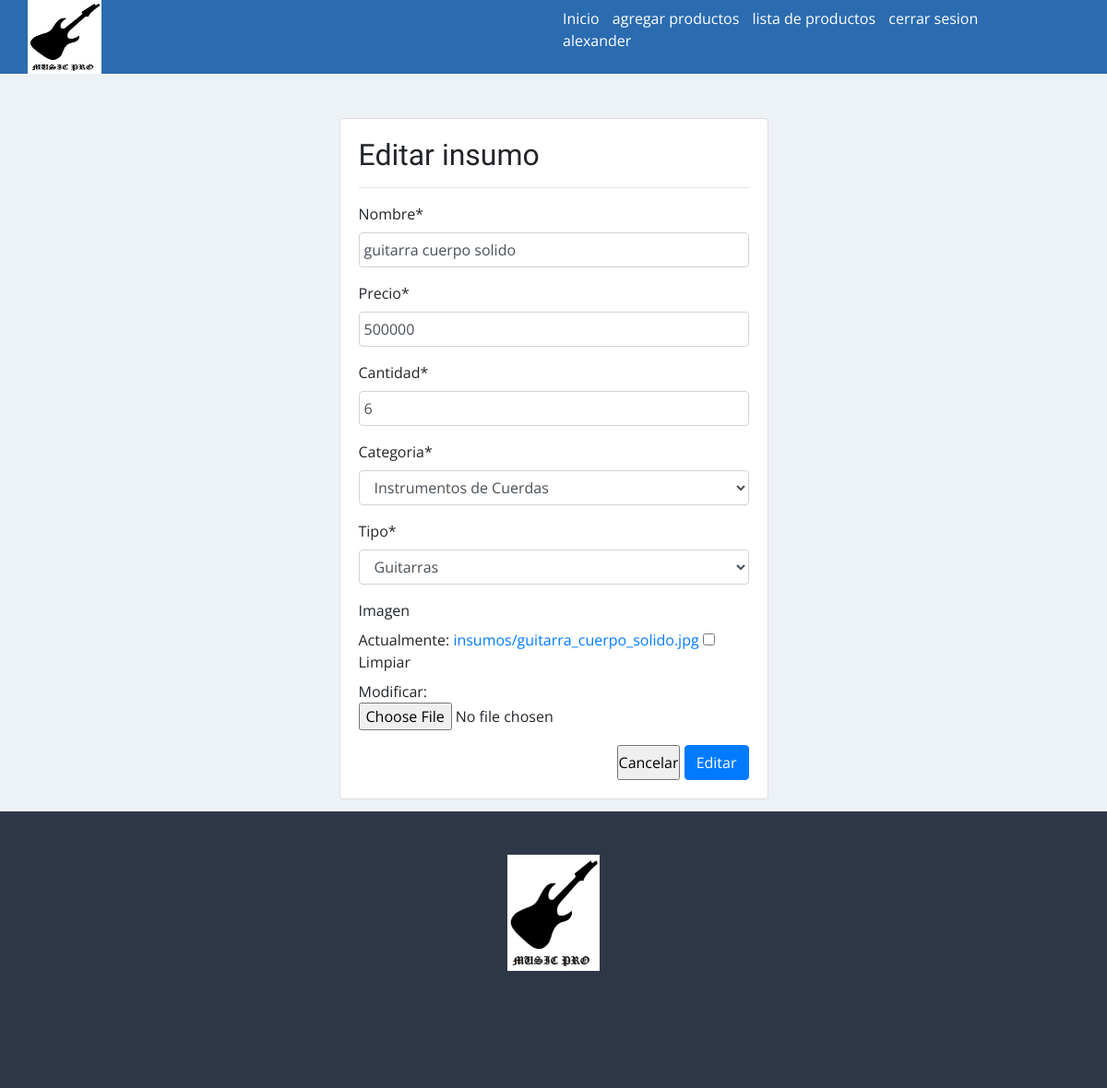
Screenshot of /modificar-insumos/6/ (signed in) with the database file from the repository.
### app/models.py (models this page shows, shortened)
class Insumos(models.Model):
    nombre = models.CharField(max_length=125)
    precio = models.IntegerField()
    cantidad = models.IntegerField()
    categoria = models.IntegerField(choices=categoria_instrumento)
    tipo = models.IntegerField(choices=tipo_instrumento)
    imagen = models.ImageField(upload_to="insumos", null=True)

### app/views.py (the view, shortened to what this page needs)
# urls.py: path('modificar-insumos/<id>/', modificar_insumos, name="modificar_insumos"),
@permission_required('app.change_insumos')
def modificar_insumos(request, id):
    insumos = get_object_or_404(Insumos, id=id )
    data = {
        'form': InsumosForm(instance=insumos)
    }
    return render(request, 'app/insumos/modificar.html/', data)

### app/forms.py
class InsumosForm(forms.ModelForm):
    nombre = forms.CharField(min_length=3, max_length=120, required = True)
    precio = forms.IntegerField(min_value=1, required = True)
    imagen = forms.ImageField(required = False)
    cantidad = forms.IntegerField(min_value=0, required = True)
    class Meta:
        model = Insumos
        fields = '__all__'

### app/templates/app/insumos/modificar.html (shortened to what this page needs)
{%extends 'app/base.html' %}
{% block contenido %}
{% load crispy_forms_tags %}
<br><br>
        <div class="row">
            <div class="col-12 col-md-6 offset-md-3">
                    <div class="card">
                        <div class="card-body">
                            <h2>Editar insumo</h2>
                            <hr>
                <form action="" method="post" enctype="multipart/form-data">
                    {{ form | crispy}}
                    <div class="d-flex justify-content-end">
                        <input type="reset" value="Cancelar">
                        <input type="submit" value="Editar" class="btn btn-primary">
                    </div>
                </form>
            </div>
        </div>
    </div>
</div>
{% endblock %}

### app/templates/app/base.html (shortened to what this page needs)
<!DOCTYPE html>
<html lang="es">
<head>
    <link rel="stylesheet" href="https://cdn.jsdelivr.net/npm/bootstrap@4.5.3/dist/css/bootstrap.min.css">
    {% load static %}
    {% load pwa %}
    <link rel="stylesheet" href="{% static 'app/css/estilos.css' %}">
</head>
<body>
    <header id="header">
        <div class="contenedor_logo">
            <img  class="logo"  src="{% static 'app/img/icono/Imagen1.png' %}" alt="logo">
        </div>
        <div>
            <nav id = "nav">
                <ul>
                    <li>
                        <a href="{% url 'home' %}"> Inicio </a>
                    </li>
                    {% if perms.app.add_insumos %}
                    <li>
                        <a href="{% url 'agregar_insumos' %}"> agregar productos </a>
                    </li>
                    {% endif %}
                    {% if perms.app.view_insumos %}
                    <li>
                        <a href="{% url 'listar_insumos' %}"> lista de productos </a>
                    </li>
                    {% endif %}
                    {% if user.is_authenticated %}
                    <li>
                        <a href="{% url 'logout' %}">cerrar sesion</a>
                    </li>
                    <li>
                        <a href="#">{{ user.username }}</a>
                    </li>
                    {% endif %}
                </ul>
            </nav>
        </div>
    </header>
    <div id="contenido">
        {% block contenido %}
        {% endblock %}
    </div>
    <footer>
        <div class="logo_footer">
            <img src="{% static 'app/img/icono/Imagen1.png' %}" alt="logo">
        </div>
        <div>
            <nav id = "nav">
            </nav>
        </div>
    </footer>
</body>
</html>

### app/static/app/css/estilos.css (style rules this page uses)
* { margin:0; padding:0; }
body { background-color:#EDF2F7; font-family: 'Open Sans', sans-serif; }
h1,h2 { font-family: 'Balsamiq Sans', cursive; }
header { width: 100%; height: 80px; background-color: #2B6CB0; display: flex; justify-content: space-between; }
header > div { width: 50%; }
.contenedor_logo { display: flex; align-items: center; }
.logo { width: 80px; margin-left: 30px; height: 80px; }
nav { display: flex; justify-content: flex-end; align-items: center; height: 100%; }
nav > ul { margin-right: 50px; }
nav > ul > li { display: inline; margin-left: 10px; }
nav a { color:white; text-decoration: none; }
#contenido { width: 80%; margin:auto; max-width: 1280px; min-height: 100vh; }
footer { width: 100%; height: 300px; background-color: #2D3748; }
footer > .logo_footer { display: flex; justify-content: center; align-items: center; height: calc(100% - 80px); }
footer > .logo_footer > img { width: 100px; }
footer > div { display: flex; justify-content: center; align-items: center; }
input[type=text], input[type=email], input[type=number], select, textarea { width: 100%; padding: 5px; }

### rows the page displays
Insumos: nombre "guitarra cuerpo solido", precio "500000", cantidad "6", categoria "Instrumentos de Cuerdas", tipo "Guitarras"

### other values shown
{{ user.username }} "alexander"
